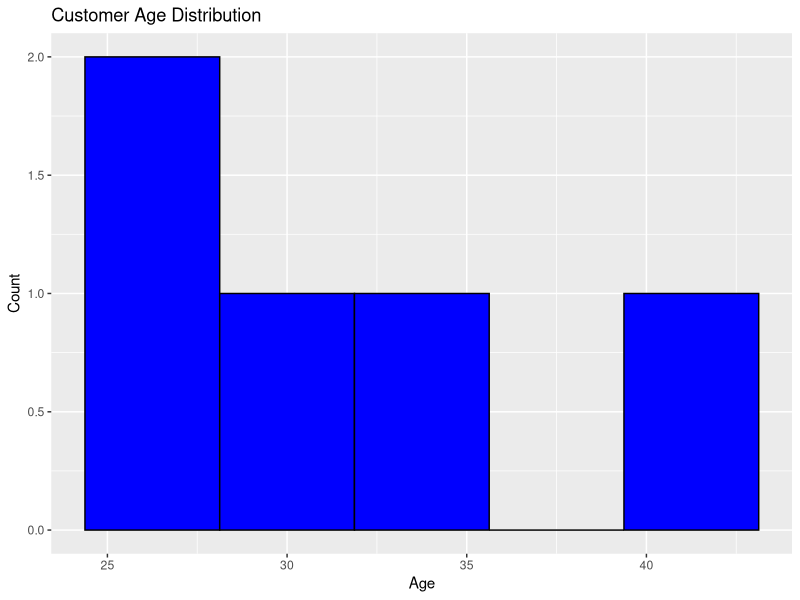
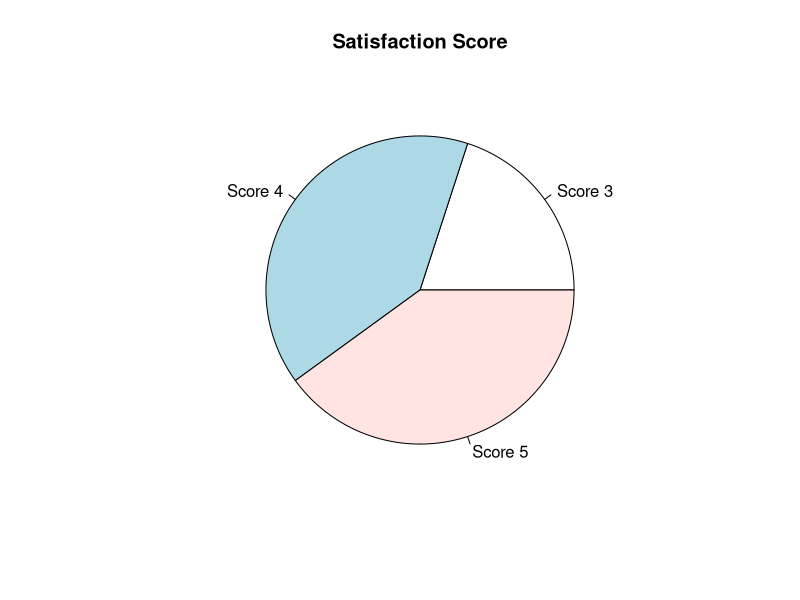
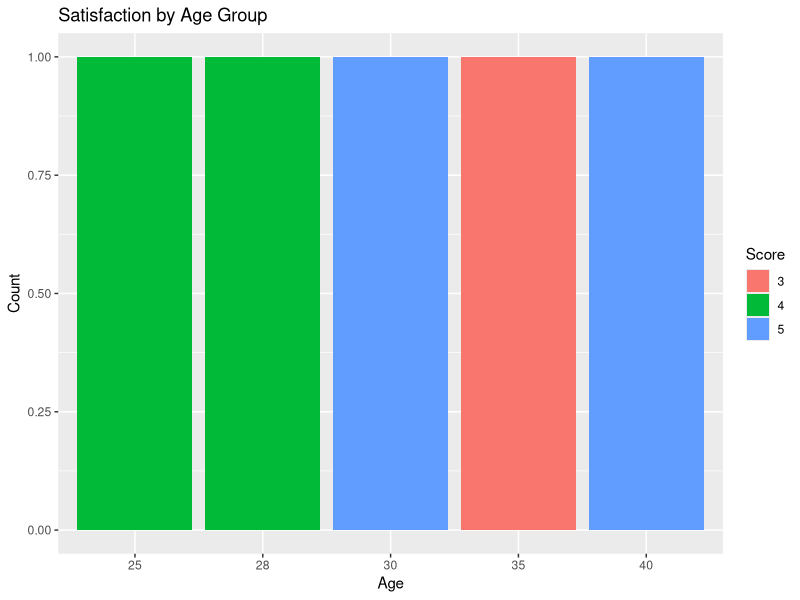
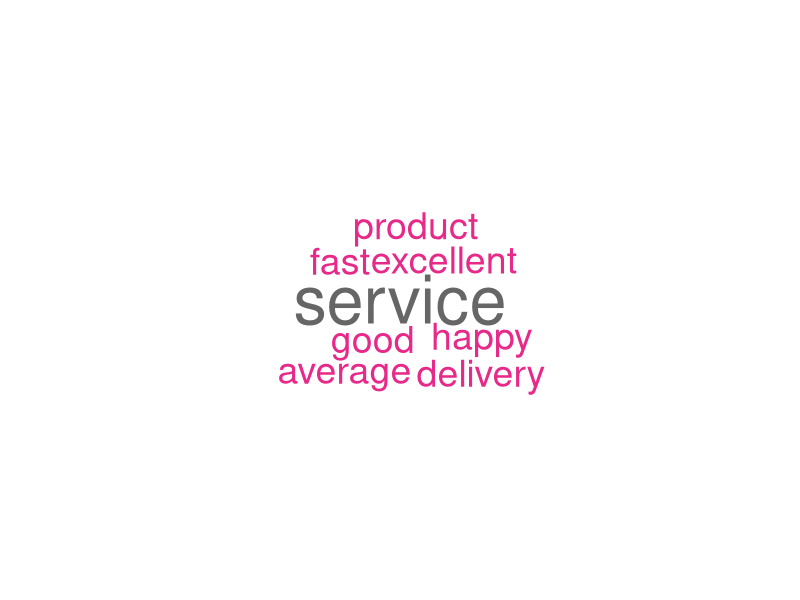

These charts were generated, in order, by the following R code:
# Load Libraries
library(ggplot2)
library(wordcloud)
library(RColorBrewer)

# Dataset
data <- data.frame(
  Age = c(25, 30, 35, 28, 40),
  Score = c(4, 5, 3, 4, 5),
  Feedback = c(
    "good service",
    "excellent product",
    "average service",
    "fast delivery",
    "very happy"
  )
)

# 1. Histogram of Age
ggplot(data, aes(x = Age)) +
  geom_histogram(fill = "blue", bins = 5, color = "black") +
  ggtitle("Customer Age Distribution") +
  xlab("Age") +
  ylab("Count")

# 2. Pie Chart of Satisfaction Scores
pie(
  table(data$Score),
  labels = paste("Score", names(table(data$Score))),
  main = "Satisfaction Score"
)

# 3. Stacked Bar Chart
ggplot(data, aes(x = factor(Age), fill = factor(Score))) +
  geom_bar() +
  labs(
    title = "Satisfaction by Age Group",
    x = "Age",
    y = "Count",
    fill = "Score"
  )

# 4. Word Cloud
text <- paste(data$Feedback, collapse = " ")

words <- unlist(strsplit(text, " "))

wordcloud(
  words = words,
  min.freq = 1,
  random.order = FALSE,
  colors = brewer.pal(8, "Dark2")
)
